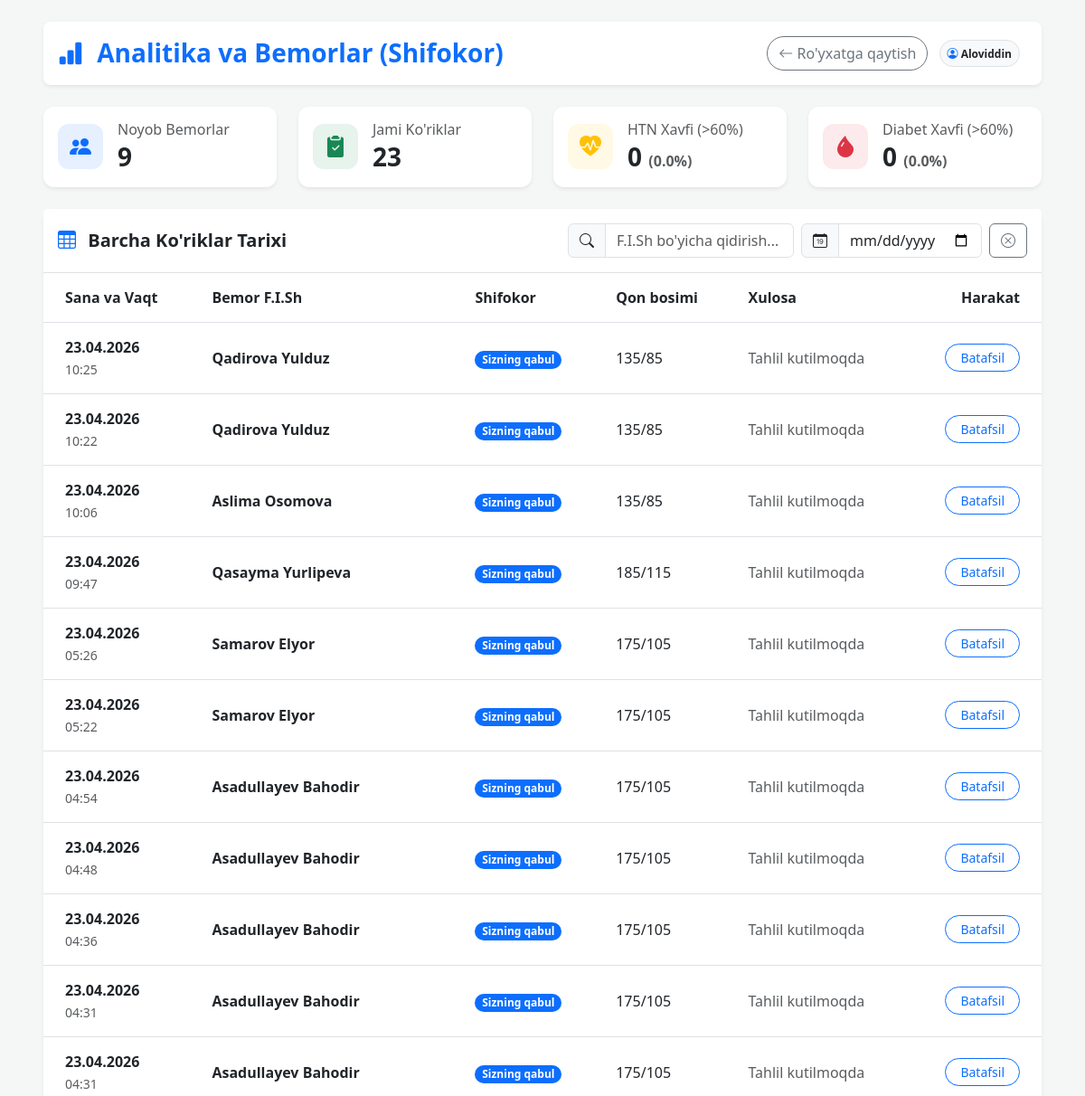
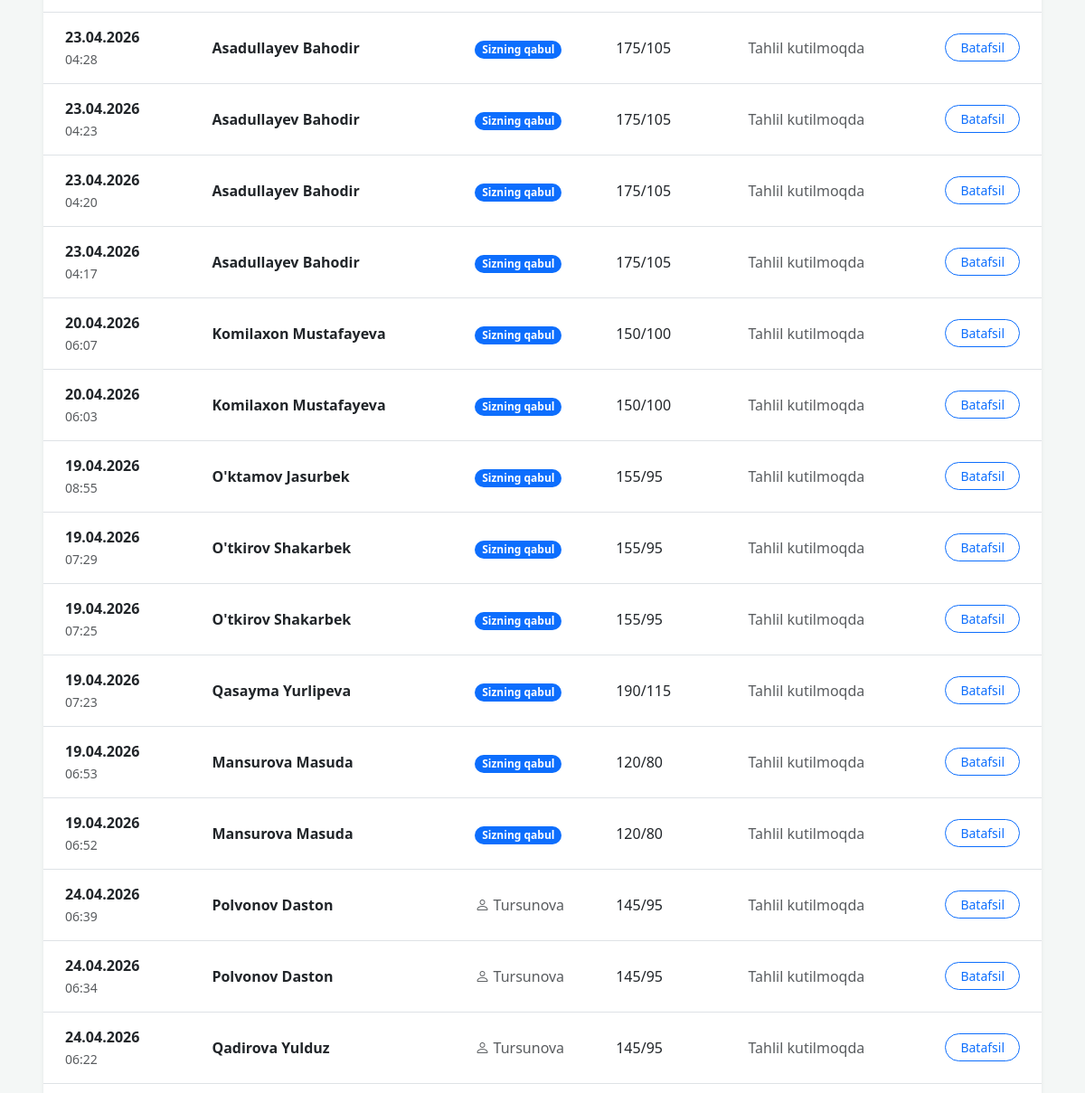
Page /api/v1/ehr/web/patients/ (signed in, upper part) on the earlier database version (2 pictures, top to bottom).
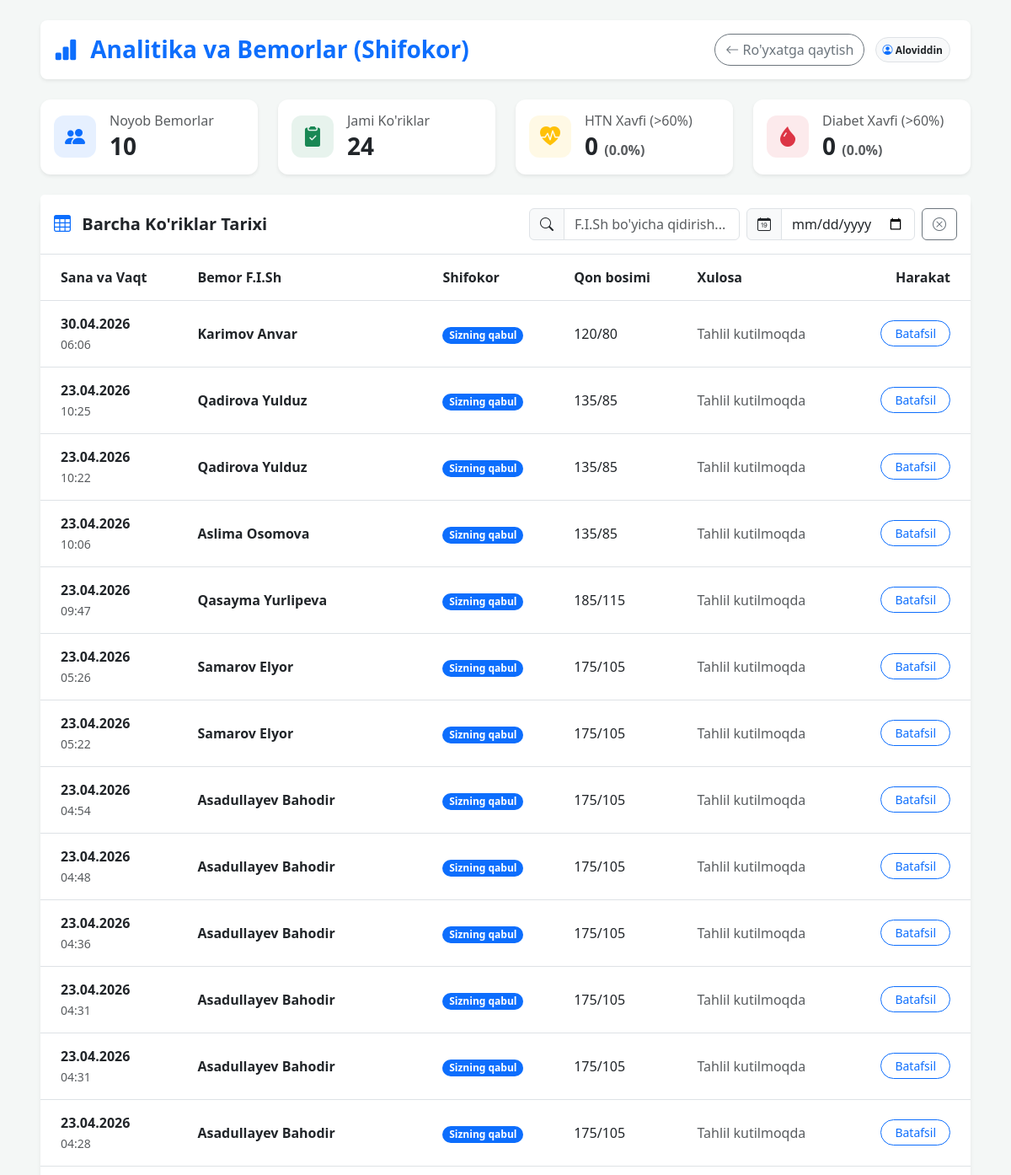
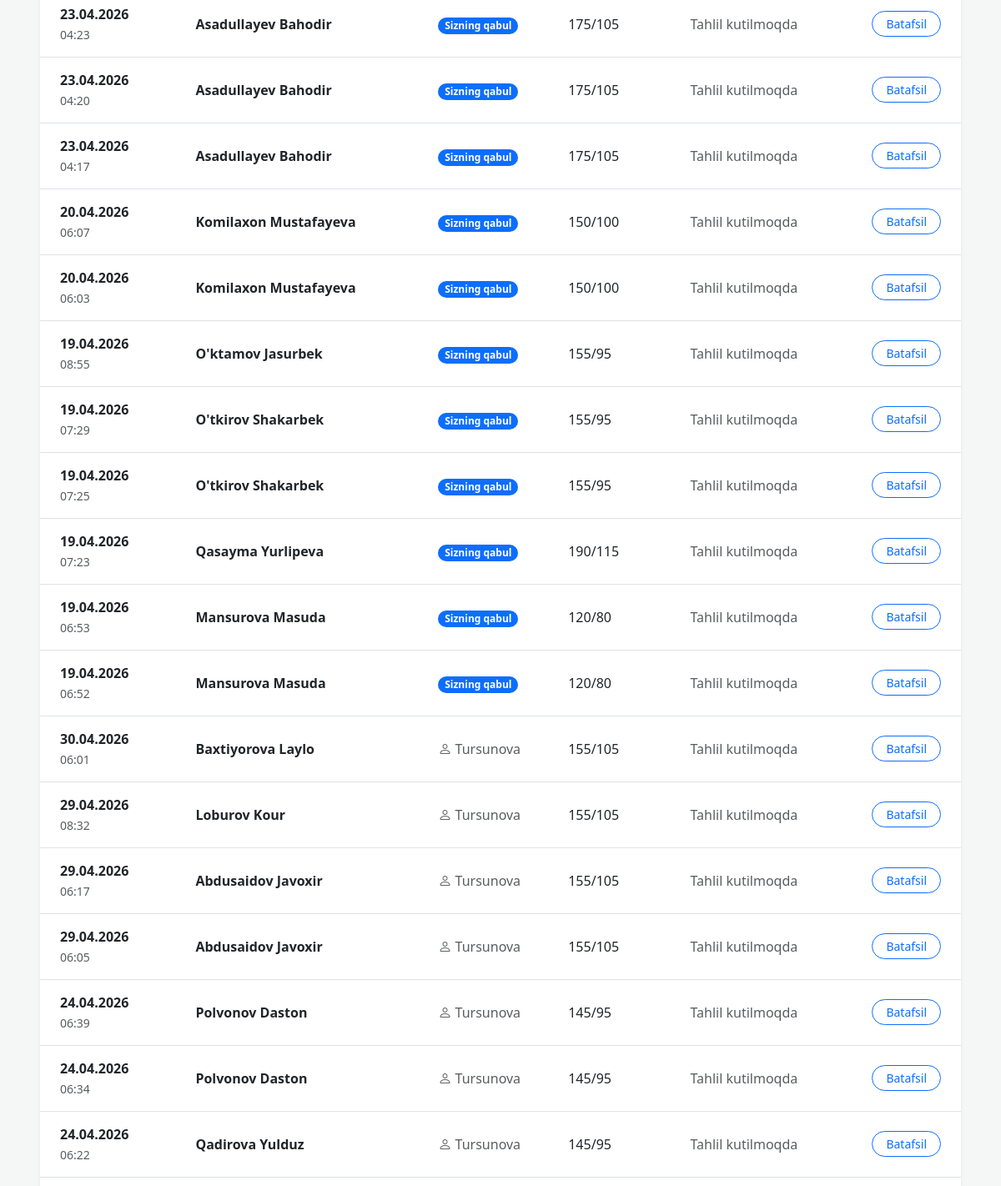
Same page on the later database version (2 pictures, top to bottom).
### patients/models.py (models this page shows, shortened)
class Visit(models.Model):
    patient = models.ForeignKey(Patient, on_delete=models.CASCADE, related_name='visits', verbose_name="Bemor")
    visit_date = models.DateTimeField(auto_now_add=True, verbose_name="Qabul vaqti")
    doctor = models.ForeignKey(User, on_delete=models.SET_NULL, null=True, blank=True, verbose_name="Qabul qilgan xodim")
    weight = models.DecimalField(max_digits=5, decimal_places=2, verbose_name="Vazni (kg)")
    height = models.DecimalField(max_digits=5, decimal_places=2, verbose_name="Bo'yi (sm)")
    bmi = models.DecimalField(max_digits=5, decimal_places=2, blank=True, null=True, verbose_name="Tana massasi indeksi (BMI)")
    temperature = models.DecimalField(max_digits=4, decimal_places=2, verbose_name="Tana harorati")
    blood_pressure = models.CharField(max_length=20, default="120/80", verbose_name="Qon bosimi", null=True, blank=True)
    heart_rate = models.IntegerField(verbose_name="Yurak urishi")
    symptoms = models.ManyToManyField(Symptom, through='VisitSymptom', related_name='visits', verbose_name="Simptomlar")
    doctor_notes = models.TextField(blank=True, null=True, verbose_name="Shifokor xulosasi / Qo'shimcha izoh")

class Patient(models.Model):
    GENDER_CHOICES = (
        ('Erkak', 'Erkak'),
        ('Ayol', 'Ayol'),
    )
    user = models.OneToOneField(User, on_delete=models.SET_NULL, null=True, blank=True, verbose_name="Tizimga kirish akkaunti")
    first_name = models.CharField(max_length=50, verbose_name="Ismi")
    last_name = models.CharField(max_length=50, verbose_name="Familiyasi")
    patronymic = models.CharField(max_length=50, blank=True, null=True, verbose_name="Otasining ismi")
    gender = models.CharField(max_length=10, choices=GENDER_CHOICES, default='Erkak', verbose_name="Jinsi")
    date_of_birth = models.DateField(verbose_name="Tug'ilgan sanasi")
    created_at = models.DateTimeField(auto_now_add=True)

### patients/views.py (the view, shortened to what this page needs)
# urls.py: path('web/patients/', dashboard_view, name='dashboard'), # YANGI QATOR
@login_required
def dashboard_view(request):
    role = get_user_role(request.user)
    if role in ['Super Admin', 'Moderator']:
        my_visits = Visit.objects.all()
        table_visits = Visit.objects.all().order_by('-visit_date')
        total_patients = Patient.objects.count()
        dashboard_title = "Boshqaruv Analitikasi (Umumiy)"
    elif role in ['Shifokor', 'Hamshira']:
        my_visits = Visit.objects.filter(doctor=request.user)
        total_patients = Patient.objects.filter(id__in=my_visits.values_list('patient_id', flat=True)).count()
        dashboard_title = f"Analitika va Bemorlar ({role})"
        table_visits = Visit.objects.annotate(
            is_mine=Case(
                When(doctor=request.user, then=Value(1)),
                default=Value(0),
                output_field=IntegerField(),
            )
        ).order_by('-is_mine', '-visit_date')
    else:
        return HttpResponseForbidden("Xatolik! Kirish huquqi yo'q.")
    total_visits = my_visits.count()
    high_risk_htn = AIRecommendation.objects.filter(visit__in=my_visits, hypertension_risk__gt=60).count()
    high_risk_dm = AIRecommendation.objects.filter(visit__in=my_visits, diabetes_risk__gt=60).count()
    htn_percent = round((high_risk_htn / total_visits * 100), 1) if total_visits > 0 else 0
    dm_percent = round((high_risk_dm / total_visits * 100), 1) if total_visits > 0 else 0
    critical_cases = AIRecommendation.objects.filter(
        Q(hypertension_risk__gt=60) | Q(diabetes_risk__gt=60),
        visit__in=my_visits
    ).order_by('-calculated_at')[:5]
    context = {
        'is_patient': False,
        'dashboard_title': dashboard_title,
        'total_patients': total_patients,
        'total_visits': total_visits,
        'high_risk_htn': high_risk_htn,
        'high_risk_dm': high_risk_dm,
        'htn_percent': htn_percent,
        'dm_percent': dm_percent,
        'critical_cases': critical_cases,
        'table_visits': table_visits,
    }
    return render(request, 'patients/dashboard.html', context)

### patients/views.py (called while the page is built)
def get_user_role(user):
    if user.is_superuser:
        return 'Super Admin'
    if user.groups.exists():
        return user.groups.first().name
    return 'Bemor'

### patients/templates/patients/dashboard.html (shortened to what the changed rows need)
<!DOCTYPE html>
<html lang="uz">
<head>
    <link href="https://cdn.jsdelivr.net/npm/bootstrap@5.3.0/dist/css/bootstrap.min.css" rel="stylesheet">
    <link rel="stylesheet" href="https://cdn.jsdelivr.net/npm/bootstrap-icons@1.10.5/font/bootstrap-icons.css">
</head>
<body>
<div class="container-fluid py-4 px-lg-5">
    {% if not is_patient %}
    <div class="row g-4 mb-4">
        <div class="col-md-3">
            <div class="card shadow-sm h-100">
                <div class="card-body d-flex align-items-center">
                    <div class="stat-icon bg-primary bg-opacity-10 text-primary me-3"><i class="bi bi-people-fill"></i></div>
                    <div><h6 class="text-muted mb-1">Noyob Bemorlar</h6><h3 class="mb-0 fw-bold">{{ total_patients }}</h3></div>
                </div>
            </div>
        </div>
        <div class="col-md-3">
            <div class="card shadow-sm h-100">
                <div class="card-body d-flex align-items-center">
                    <div class="stat-icon bg-success bg-opacity-10 text-success me-3"><i class="bi bi-clipboard2-check-fill"></i></div>
                    <div><h6 class="text-muted mb-1">Jami Ko'riklar</h6><h3 class="mb-0 fw-bold">{{ total_visits }}</h3></div>
                </div>
            </div>
        </div>
        <div class="col-md-3">
            <div class="card shadow-sm h-100">
                <div class="card-body d-flex align-items-center">
                    <div class="stat-icon bg-warning bg-opacity-10 text-warning me-3"><i class="bi bi-heart-pulse-fill"></i></div>
                    <div><h6 class="text-muted mb-1">HTN Xavfi (>60%)</h6><h3 class="mb-0 fw-bold">{{ high_risk_htn }} <small class="fs-6 text-muted">({{ htn_percent }}%)</small></h3></div>
                </div>
            </div>
        </div>
        <div class="col-md-3">
            <div class="card shadow-sm h-100">
                <div class="card-body d-flex align-items-center">
                    <div class="stat-icon bg-danger bg-opacity-10 text-danger me-3"><i class="bi bi-droplet-fill"></i></div>
                    <div><h6 class="text-muted mb-1">Diabet Xavfi (>60%)</h6><h3 class="mb-0 fw-bold">{{ high_risk_dm }} <small class="fs-6 text-muted">({{ dm_percent }}%)</small></h3></div>
                </div>
            </div>
        </div>
    </div>
    <div class="card shadow-sm border-0">
        <div class="card-header bg-white border-bottom py-3 d-flex justify-content-between align-items-center flex-wrap gap-2">
            <h5 class="mb-0 text-dark fw-bold"><i class="bi bi-table text-primary me-2"></i> Barcha Ko'riklar Tarixi</h5>
            <div class="d-flex gap-2">
                <div class="input-group" style="width: 250px;">
                    <span class="input-group-text bg-light"><i class="bi bi-search"></i></span>
                    <input type="text" id="searchInput" class="form-control" placeholder="F.I.Sh bo'yicha qidirish...">
                </div>
                <div class="input-group" style="width: 200px;">
                    <span class="input-group-text bg-light"><i class="bi bi-calendar-date"></i></span>
                    <input type="date" id="dateFilter" class="form-control">
                </div>
                <button class="btn btn-outline-secondary" onclick="clearFilters()" title="Filtrni tozalash">
                    <i class="bi bi-x-circle"></i>
                </button>
            </div>
        </div>
        <div class="card-body p-0">
            <div class="table-responsive">
                <table class="table table-hover table-custom mb-0" id="visitsTable">
                    <thead>
                        <tr>
                            <th class="ps-4">Sana va Vaqt</th>
                            <th>Bemor F.I.Sh</th>
                            <th>Shifokor</th>
                            <th>Qon bosimi</th>
                            <th>Xulosa</th>
                            <th class="text-end pe-4">Harakat</th>
                        </tr>
                    </thead>
                    <tbody>
                        {% for visit in table_visits %}
                        <tr class="{% if visit.airecommendation.hypertension_risk > 70 or visit.airecommendation.diabetes_risk > 70 %}bg-danger-subtle text-danger fw-bold{% endif %}">
                            <td class="ps-4 visit-date" data-date="{{ visit.visit_date|date:'Y-m-d' }}">
                                <span class="fw-bold text-dark">{{ visit.visit_date|date:"d.m.Y" }}</span> <br>
                                <small class="text-muted">{{ visit.visit_date|date:"H:i" }}</small>
                            </td>
                            <td class="visit-name fw-bold">
                                {{ visit.patient.last_name }} {{ visit.patient.first_name }}
                            </td>
                            <td>
                                {% if visit.doctor == request.user %}
                                    <span class="badge bg-primary rounded-pill">Sizning qabul</span>
                                {% elif visit.doctor %}
                                    <span class="text-muted"><i class="bi bi-person"></i> {{ visit.doctor.first_name|default:visit.doctor.username }}</span>
                                {% else %}
                                    <span class="text-muted"><i class="bi bi-person-dash"></i> Noma'lum</span>
                                {% endif %}
                            </td>
                            <td>{{ visit.blood_pressure|default:"Kiritilmagan" }}</td>
                            <td>
                                {% if visit.airecommendation %}
                                    <span class="badge {% if visit.airecommendation.hypertension_risk > 70 %}bg-danger{% else %}bg-success{% endif %}">
                                        HTN: {{ visit.airecommendation.hypertension_risk }}%
                                    </span>
                                {% else %}
                                    <span class="text-muted">Tahlil kutilmoqda</span>
                                {% endif %}
                            </td>
                            <td class="text-end pe-4">
                                <a href="{% url 'patient_detail' visit.patient.id %}" class="btn btn-sm btn-outline-primary rounded-pill px-3">Batafsil</a>
                            </td>
                        </tr>
                        {% empty %}
                        <tr>
                            <td colspan="6" class="text-center py-5 text-muted">Hozircha hech qanday ko'riklar tarixi yo'q.</td>
                        </tr>
                        {% endfor %}
                    </tbody>
                </table>
            </div>
        </div>
    </div>
    {% endif %}
</div>
</body>
</html>

Differences in the rows shown:
added Visit: visit_date "30.04.2026", visit_date "06:06", patient.last_name "Karimov", patient.first_name "Anvar", shows "Sizning qabul", blood_pressure "120/80", shows "Tahlil kutilmoqda"
added Visit: visit_date "30.04.2026", visit_date "06:01", patient.last_name "Baxtiyorova", patient.first_name "Laylo", doctor.first_name "Tursunova", blood_pressure "155/105", shows "Tahlil kutilmoqda"
added Visit: visit_date "29.04.2026", visit_date "08:32", patient.last_name "Loburov", patient.first_name "Kour", doctor.first_name "Tursunova", blood_pressure "155/105", shows "Tahlil kutilmoqda"
added Visit: visit_date "29.04.2026", visit_date "06:17", patient.last_name "Abdusaidov", patient.first_name "Javoxir", doctor.first_name "Tursunova", blood_pressure "155/105", shows "Tahlil kutilmoqda"
added Visit: visit_date "29.04.2026", visit_date "06:05", patient.last_name "Abdusaidov", patient.first_name "Javoxir", doctor.first_name "Tursunova", blood_pressure "155/105", shows "Tahlil kutilmoqda"
Other differences:
{{ total_patients }}: "9" → "10"
{{ total_visits }}: "23" → "24"
